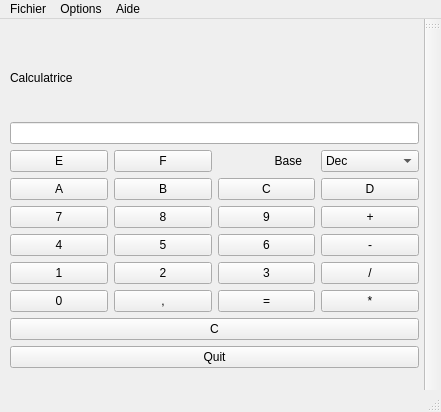
<?xml version="1.0" encoding="UTF-8"?>
<ui version="4.0">
 <class>MainWindow</class>
 <widget class="QMainWindow" name="MainWindow">
  <property name="geometry">
   <rect>
    <x>0</x>
    <y>0</y>
    <width>441</width>
    <height>412</height>
   </rect>
  </property>
  <property name="windowTitle">
   <string>MainWindow</string>
  </property>
  <widget class="QWidget" name="centralWidget">
   <widget class="QWidget" name="widget" native="true">
    <property name="geometry">
     <rect>
      <x>-1</x>
      <y>-11</y>
      <width>471</width>
      <height>381</height>
     </rect>
    </property>
    <widget class="QWidget" name="verticalLayoutWidget">
     <property name="geometry">
      <rect>
       <x>0</x>
       <y>20</y>
       <width>431</width>
       <height>351</height>
      </rect>
     </property>
     <layout class="QVBoxLayout" name="verticalLayout">
      <item>
       <widget class="QLabel" name="label_2">
        <property name="text">
         <string>Calculatrice</string>
        </property>
       </widget>
      </item>
      <item>
       <widget class="QLineEdit" name="lineEdit"/>
      </item>
      <item>
       <layout class="QGridLayout" name="gridLayout">
        <item row="1" column="0">
         <widget class="QPushButton" name="button_A">
          <property name="text">
           <string>A</string>
          </property>
         </widget>
        </item>
        <item row="0" column="2">
         <widget class="QLabel" name="label">
          <property name="text">
           <string>                 Base</string>
          </property>
         </widget>
        </item>
        <item row="3" column="0">
         <widget class="QPushButton" name="button_4">
          <property name="text">
           <string>4</string>
          </property>
         </widget>
        </item>
        <item row="2" column="3">
         <widget class="QPushButton" name="button_plus">
          <property name="text">
           <string>+</string>
          </property>
         </widget>
        </item>
        <item row="0" column="0">
         <widget class="QPushButton" name="button_E">
          <property name="text">
           <string>E</string>
          </property>
         </widget>
        </item>
        <item row="2" column="2">
         <widget class="QPushButton" name="button_9">
          <property name="text">
           <string>9</string>
          </property>
         </widget>
        </item>
        <item row="2" column="1">
         <widget class="QPushButton" name="button_8">
          <property name="text">
           <string>8</string>
          </property>
         </widget>
        </item>
        <item row="3" column="2">
         <widget class="QPushButton" name="button_6">
          <property name="text">
           <string>6</string>
          </property>
         </widget>
        </item>
        <item row="1" column="1">
         <widget class="QPushButton" name="button_B">
          <property name="text">
           <string>B</string>
          </property>
         </widget>
        </item>
        <item row="2" column="0">
         <widget class="QPushButton" name="button_7">
          <property name="text">
           <string>7</string>
          </property>
         </widget>
        </item>
        <item row="4" column="3">
         <widget class="QPushButton" name="button_div">
          <property name="text">
           <string>/</string>
          </property>
         </widget>
        </item>
        <item row="5" column="0">
         <widget class="QPushButton" name="button_0">
          <property name="text">
           <string>0</string>
          </property>
         </widget>
        </item>
        <item row="3" column="1">
         <widget class="QPushButton" name="button_5">
          <property name="text">
           <string>5</string>
          </property>
         </widget>
        </item>
        <item row="4" column="2">
         <widget class="QPushButton" name="button_3">
          <property name="text">
           <string>3</string>
          </property>
         </widget>
        </item>
        <item row="4" column="0">
         <widget class="QPushButton" name="button_1">
          <property name="text">
           <string>1</string>
          </property>
         </widget>
        </item>
        <item row="4" column="1">
         <widget class="QPushButton" name="button_2">
          <property name="text">
           <string>2</string>
          </property>
         </widget>
        </item>
        <item row="1" column="3">
         <widget class="QPushButton" name="button_D">
          <property name="text">
           <string>D</string>
          </property>
         </widget>
        </item>
        <item row="1" column="2">
         <widget class="QPushButton" name="button_C">
          <property name="text">
           <string>C</string>
          </property>
         </widget>
        </item>
        <item row="3" column="3">
         <widget class="QPushButton" name="button_minus">
          <property name="text">
           <string>-</string>
          </property>
         </widget>
        </item>
        <item row="5" column="2">
         <widget class="QPushButton" name="button_equal">
          <property name="text">
           <string>=</string>
          </property>
         </widget>
        </item>
        <item row="5" column="1">
         <widget class="QPushButton" name="button_dot">
          <property name="text">
           <string>,</string>
          </property>
         </widget>
        </item>
        <item row="5" column="3">
         <widget class="QPushButton" name="button_mtp">
          <property name="text">
           <string>*</string>
          </property>
         </widget>
        </item>
        <item row="0" column="3">
         <widget class="QComboBox" name="comboBox">
          <item>
           <property name="text">
            <string>Dec</string>
           </property>
          </item>
          <item>
           <property name="text">
            <string>Hex</string>
           </property>
          </item>
          <item>
           <property name="text">
            <string>Bin</string>
           </property>
          </item>
         </widget>
        </item>
        <item row="0" column="1">
         <widget class="QPushButton" name="button_F">
          <property name="text">
           <string>F</string>
          </property>
         </widget>
        </item>
       </layout>
      </item>
      <item>
       <widget class="QPushButton" name="cButton">
        <property name="text">
         <string>C</string>
        </property>
       </widget>
      </item>
      <item>
       <widget class="QPushButton" name="quitButton">
        <property name="text">
         <string>Quit</string>
        </property>
       </widget>
      </item>
     </layout>
    </widget>
   </widget>
  </widget>
  <widget class="QMenuBar" name="menuBar">
   <property name="geometry">
    <rect>
     <x>0</x>
     <y>0</y>
     <width>441</width>
     <height>25</height>
    </rect>
   </property>
   <widget class="QMenu" name="menuFichier">
    <property name="title">
     <string>Fichier</string>
    </property>
    <addaction name="actionQuitter"/>
   </widget>
   <widget class="QMenu" name="menuAide">
    <property name="title">
     <string>Aide</string>
    </property>
    <addaction name="actionA_propos"/>
   </widget>
   <widget class="QMenu" name="menuOptions">
    <property name="title">
     <string>Options</string>
    </property>
    <addaction name="actionSuffixe"/>
   </widget>
   <addaction name="menuFichier"/>
   <addaction name="menuOptions"/>
   <addaction name="menuAide"/>
  </widget>
  <widget class="QToolBar" name="mainToolBar">
   <attribute name="toolBarArea">
    <enum>RightToolBarArea</enum>
   </attribute>
   <attribute name="toolBarBreak">
    <bool>false</bool>
   </attribute>
  </widget>
  <widget class="QStatusBar" name="statusBar"/>
  <action name="actionQuitter">
   <property name="text">
    <string>Quitter</string>
   </property>
  </action>
  <action name="actionA_propos">
   <property name="text">
    <string>A propos</string>
   </property>
  </action>
  <action name="actionSuffixe">
   <property name="checkable">
    <bool>true</bool>
   </property>
   <property name="checked">
    <bool>false</bool>
   </property>
   <property name="text">
    <string>Suffixe</string>
   </property>
  </action>
 </widget>
 <layoutdefault spacing="6" margin="11"/>
 <resources/>
 <connections/>
</ui>
